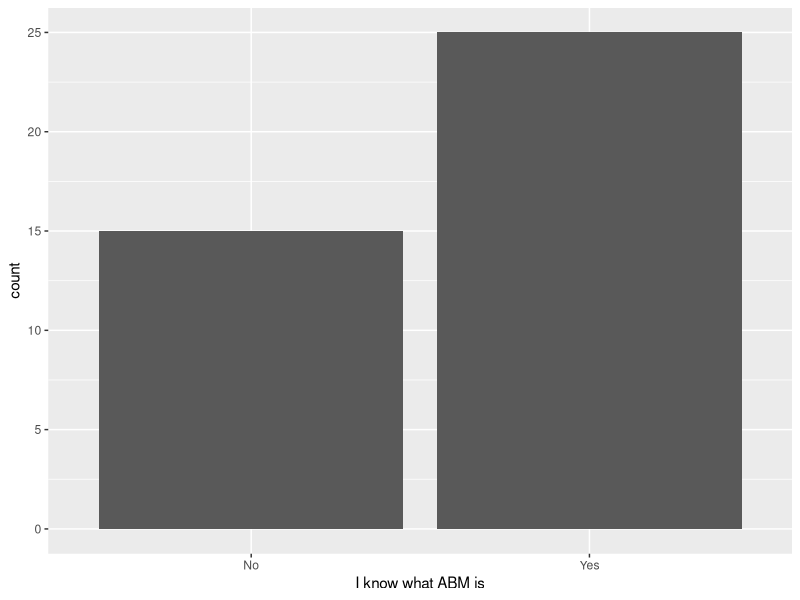
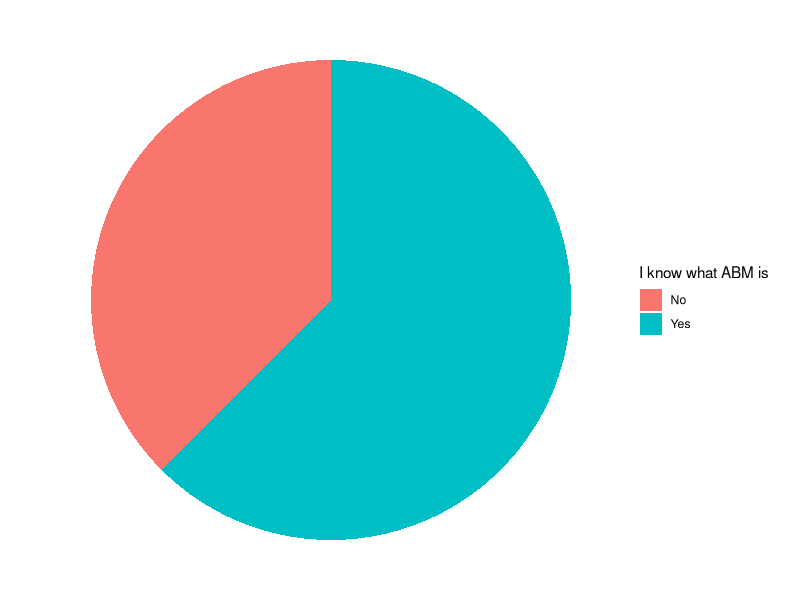
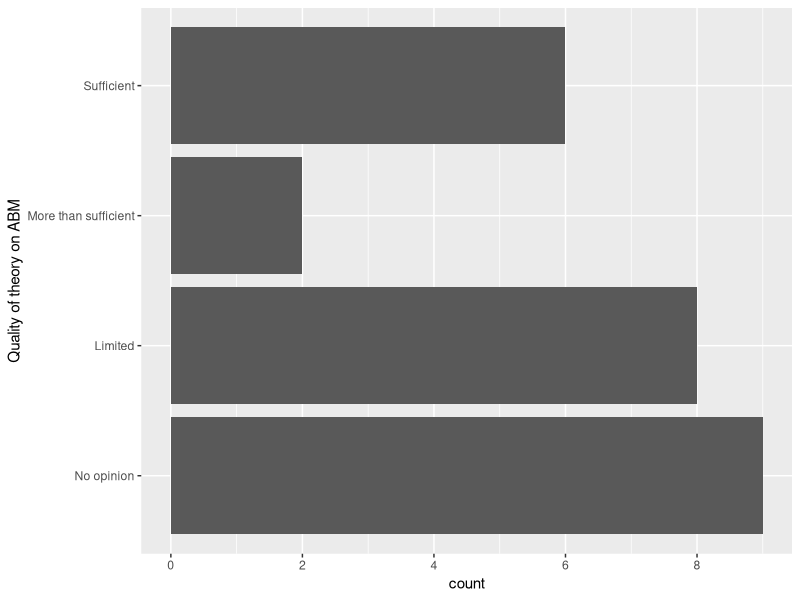
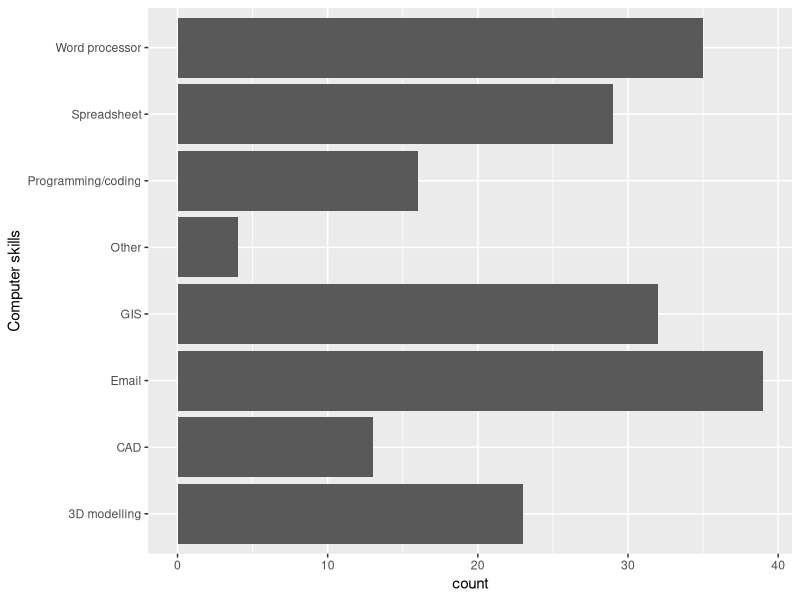
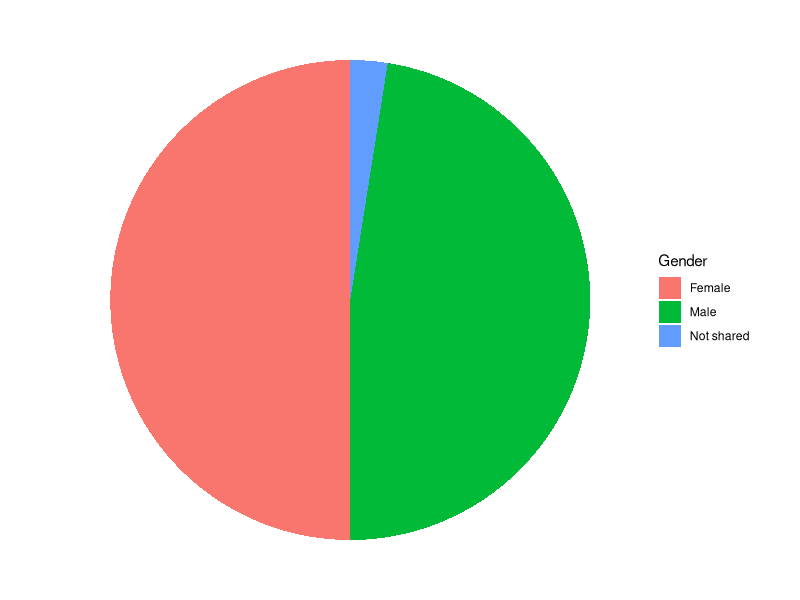
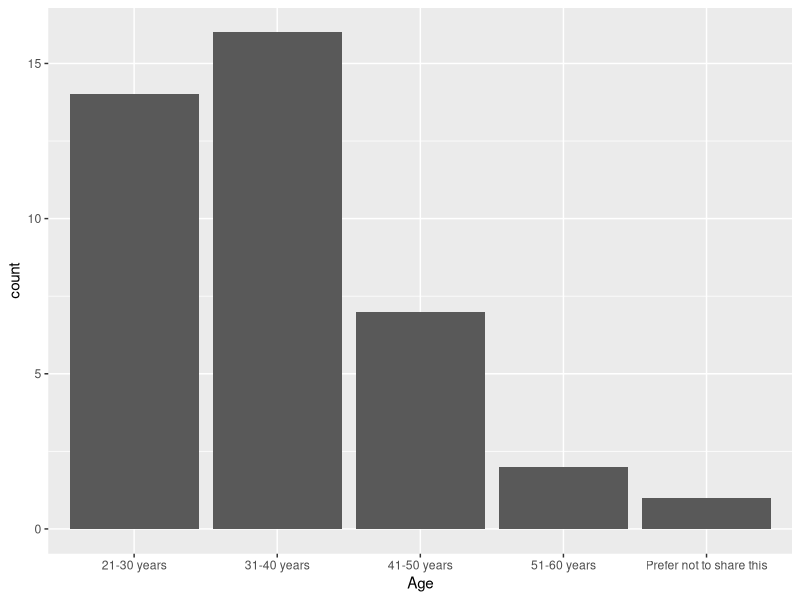
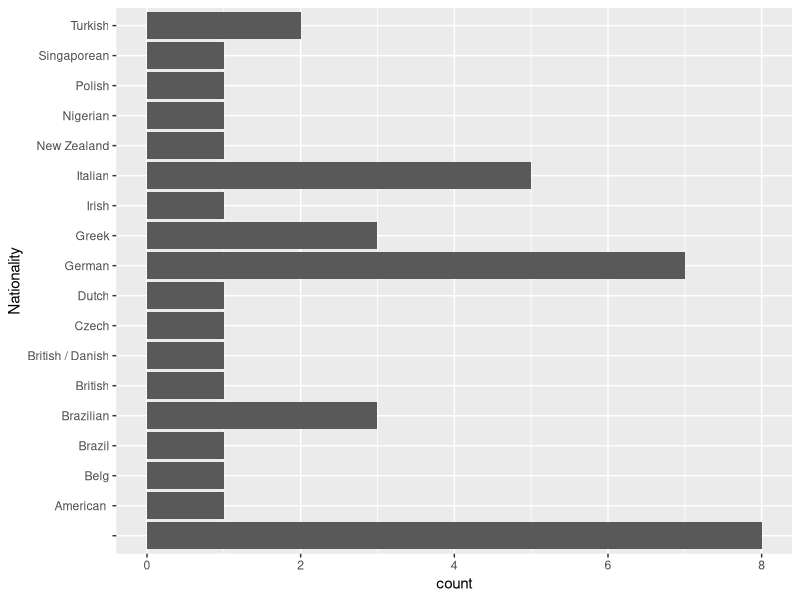
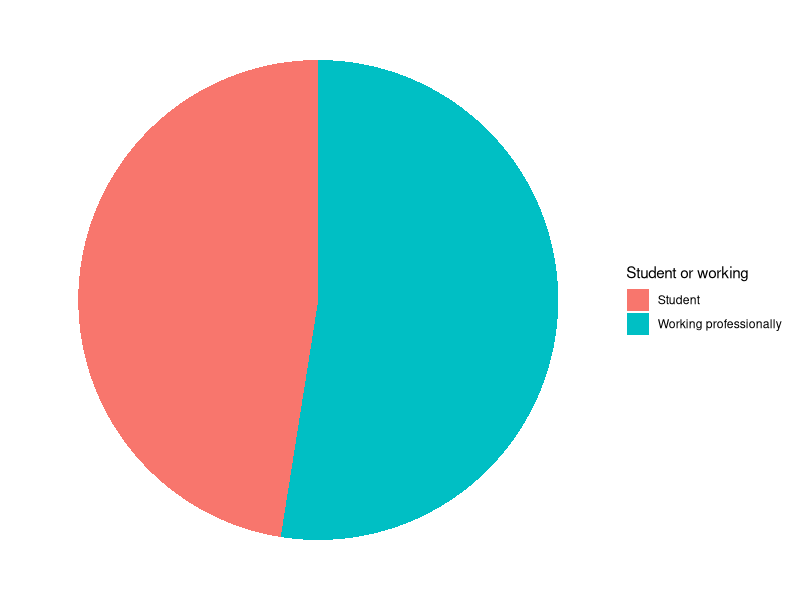

Write the R code that produced these figures, in order.
library(tidyverse)

CAA_202310 <- read.csv("data/CAADENLFl_202310.csv")

# do you know ABM
ggplot(CAA_202310, aes(x = `Do.you.know.what.Agent.Based.Modeling.is.`)) +
  geom_bar() + xlab("I know what ABM is") # + coord_polar(theta = "y", start=0) #+ theme_void()
ggsave("export/know_ABM.png")

ggplot(CAA_202310, aes(x = 1, fill = `Do.you.know.what.Agent.Based.Modeling.is.`)) +
  geom_bar() + coord_polar(theta = "y", start=0) + theme_void() +
  scale_fill_discrete(name = "I know what ABM is")
ggsave("export/know_ABM_pie.png")

# Theory on ABM

CAA_202310 %>%
  select(`How.do.you.judge.the.available.theory.on.Agent.Based.Modelling.`) %>%
  filter(`How.do.you.judge.the.available.theory.on.Agent.Based.Modelling.`!="") %>%
  mutate(`How.do.you.judge.the.available.theory.on.Agent.Based.Modelling.` =
           fct_relevel(`How.do.you.judge.the.available.theory.on.Agent.Based.Modelling.`,
                       "No opinion", "Limited", "More than sufficient", "Sufficient")) %>%
  ggplot(aes(x = `How.do.you.judge.the.available.theory.on.Agent.Based.Modelling.`)) +
  geom_bar() + xlab("Quality of theory on ABM") + coord_flip() +
  scale_y_continuous(breaks=c(0,2,4,6,8, 10))
ggsave("export/theory_ABM.png")

# Computer skills

CAA_202310$Which.computer.skills.do.you.have....Selected.Choice <- gsub("Other, please describe:", "Other", CAA_202310$Which.computer.skills.do.you.have....Selected.Choice)

CAA_202310 %>%
  select(`Which.computer.skills.do.you.have....Selected.Choice`) %>%
  separate_rows(`Which.computer.skills.do.you.have....Selected.Choice`, sep = ',\\s*') %>%
  group_by(`Which.computer.skills.do.you.have....Selected.Choice`) %>%
  ggplot(aes(x=`Which.computer.skills.do.you.have....Selected.Choice`)) + geom_bar() +
  xlab("Computer skills") + coord_flip()

ggsave("export/computer_skills.png")


# Gender
CAA_202310$What.is.your.gender....Selected.Choice[CAA_202310$What.is.your.gender....Selected.Choice==""] <- "Not shared"
ggplot(CAA_202310, aes(x = 1, fill = `What.is.your.gender....Selected.Choice`)) +
  geom_bar() + xlab("Gender") + coord_polar(theta = "y", start=0) + theme_void() +
  scale_fill_discrete(name = "Gender")
ggsave("export/gender.png")

# age
ggplot(CAA_202310, aes(x = `What.is.your.age.`)) +
  geom_bar() + xlab("Age")
ggsave("export/age_classes.png")

#nationality
ggplot(CAA_202310, aes(x = `What.is.you.nationality....Nationality...Text`)) +
  geom_bar() +  coord_flip() + xlab("Nationality")
ggsave("export/nationality.png")

# student

ggplot(CAA_202310, aes(x = 1, fill = `Which.of.the.option.below.applies.to.you.`)) +
  geom_bar() + coord_polar(theta = "y", start=0) + theme_void() +
  scale_fill_discrete(name = "Student or working")
ggsave("export/student_working_pie.png")

